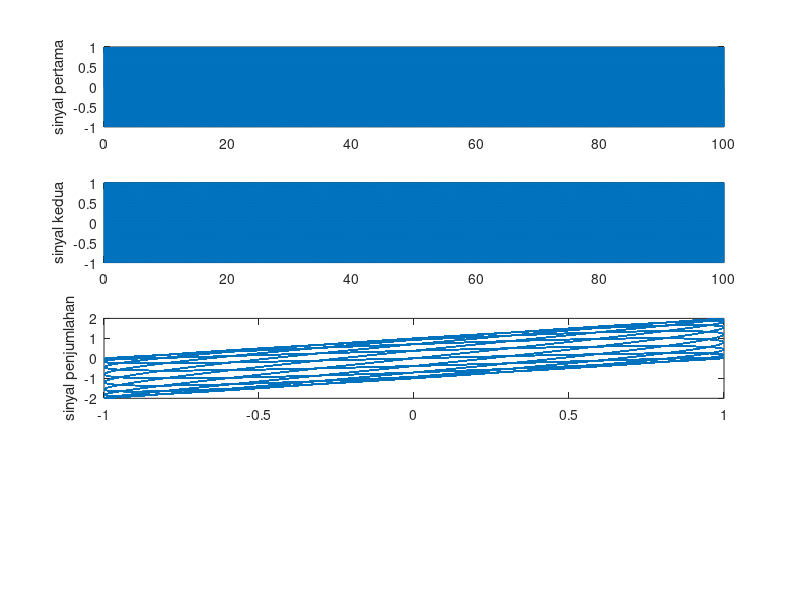

MATLAB code to generate this figure:
clc
clear

 t =[0:0.001:100];
 f=5;
 %sinyal 1
 x=sin(8*pi*f*t); 
 subplot(4,1,1);
 plot(t,x)
 ylabel("sinyal pertama");
 %sinyal 2
 y=sin(5*pi*f*t+0.5*pi);
 subplot(4,1,2)
 plot(t,y)
 ylabel("sinyal kedua");
 %sinyal jumlah
 k=x+y;
 subplot(4,1,3)
 plot(x,k)
 ylabel("sinyal penjumlahan");
 
